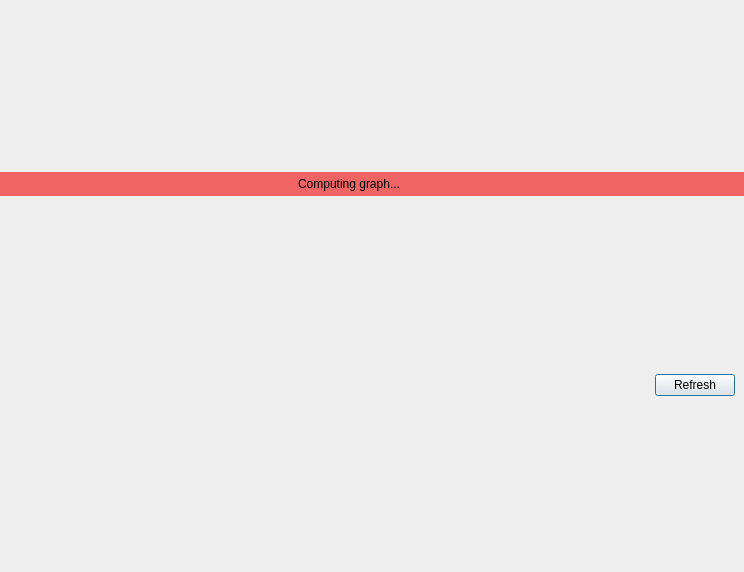
<?xml version="1.0" encoding="UTF-8"?>
<ui version="4.0">
 <class>GraphDialogClass</class>
 <widget class="QDialog" name="GraphDialogClass">
  <property name="geometry">
   <rect>
    <x>0</x>
    <y>0</y>
    <width>744</width>
    <height>572</height>
   </rect>
  </property>
  <property name="windowTitle">
   <string>Conceptual.SA ChainGraph</string>
  </property>
  <layout class="QVBoxLayout" name="verticalLayout">
   <property name="margin">
    <number>0</number>
   </property>
   <item>
    <widget class="QWidget" name="processWidget" native="true">
     <property name="sizePolicy">
      <sizepolicy hsizetype="Preferred" vsizetype="Maximum">
       <horstretch>0</horstretch>
       <verstretch>0</verstretch>
      </sizepolicy>
     </property>
     <property name="styleSheet">
      <string notr="true">background-color:rgb(240,100,100);</string>
     </property>
     <layout class="QHBoxLayout" name="horizontalLayout_2">
      <property name="margin">
       <number>1</number>
      </property>
      <item>
       <widget class="QLabel" name="label">
        <property name="sizePolicy">
         <sizepolicy hsizetype="Preferred" vsizetype="Maximum">
          <horstretch>0</horstretch>
          <verstretch>0</verstretch>
         </sizepolicy>
        </property>
        <property name="styleSheet">
         <string notr="true">background-color:rgb(240,100,100);</string>
        </property>
        <property name="text">
         <string>Computing graph...</string>
        </property>
        <property name="alignment">
         <set>Qt::AlignCenter</set>
        </property>
        <property name="margin">
         <number>4</number>
        </property>
       </widget>
      </item>
      <item>
       <widget class="QPushButton" name="killButton">
        <property name="sizePolicy">
         <sizepolicy hsizetype="Fixed" vsizetype="Fixed">
          <horstretch>0</horstretch>
          <verstretch>0</verstretch>
         </sizepolicy>
        </property>
        <property name="text">
         <string/>
        </property>
        <property name="icon">
         <iconset resource="resources.qrc">
          <normaloff>:/icons/icons/application-exit.png</normaloff>:/icons/icons/application-exit.png</iconset>
        </property>
        <property name="autoDefault">
         <bool>false</bool>
        </property>
        <property name="flat">
         <bool>true</bool>
        </property>
       </widget>
      </item>
     </layout>
    </widget>
   </item>
   <item>
    <layout class="QVBoxLayout" name="viewLayout"/>
   </item>
   <item>
    <layout class="QHBoxLayout" name="horizontalLayout">
     <property name="sizeConstraint">
      <enum>QLayout::SetDefaultConstraint</enum>
     </property>
     <property name="leftMargin">
      <number>9</number>
     </property>
     <property name="topMargin">
      <number>0</number>
     </property>
     <property name="rightMargin">
      <number>9</number>
     </property>
     <property name="bottomMargin">
      <number>2</number>
     </property>
     <item>
      <spacer name="horizontalSpacer">
       <property name="orientation">
        <enum>Qt::Horizontal</enum>
       </property>
       <property name="sizeHint" stdset="0">
        <size>
         <width>40</width>
         <height>20</height>
        </size>
       </property>
      </spacer>
     </item>
     <item>
      <widget class="QPushButton" name="refreshButton">
       <property name="text">
        <string>Refresh</string>
       </property>
       <property name="icon">
        <iconset resource="resources.qrc">
         <normaloff>:/icons/icons/reload.png</normaloff>:/icons/icons/reload.png</iconset>
       </property>
      </widget>
     </item>
    </layout>
   </item>
  </layout>
 </widget>
 <layoutdefault spacing="6" margin="11"/>
 <resources>
  <include location="resources.qrc"/>
 </resources>
 <connections/>
</ui>
